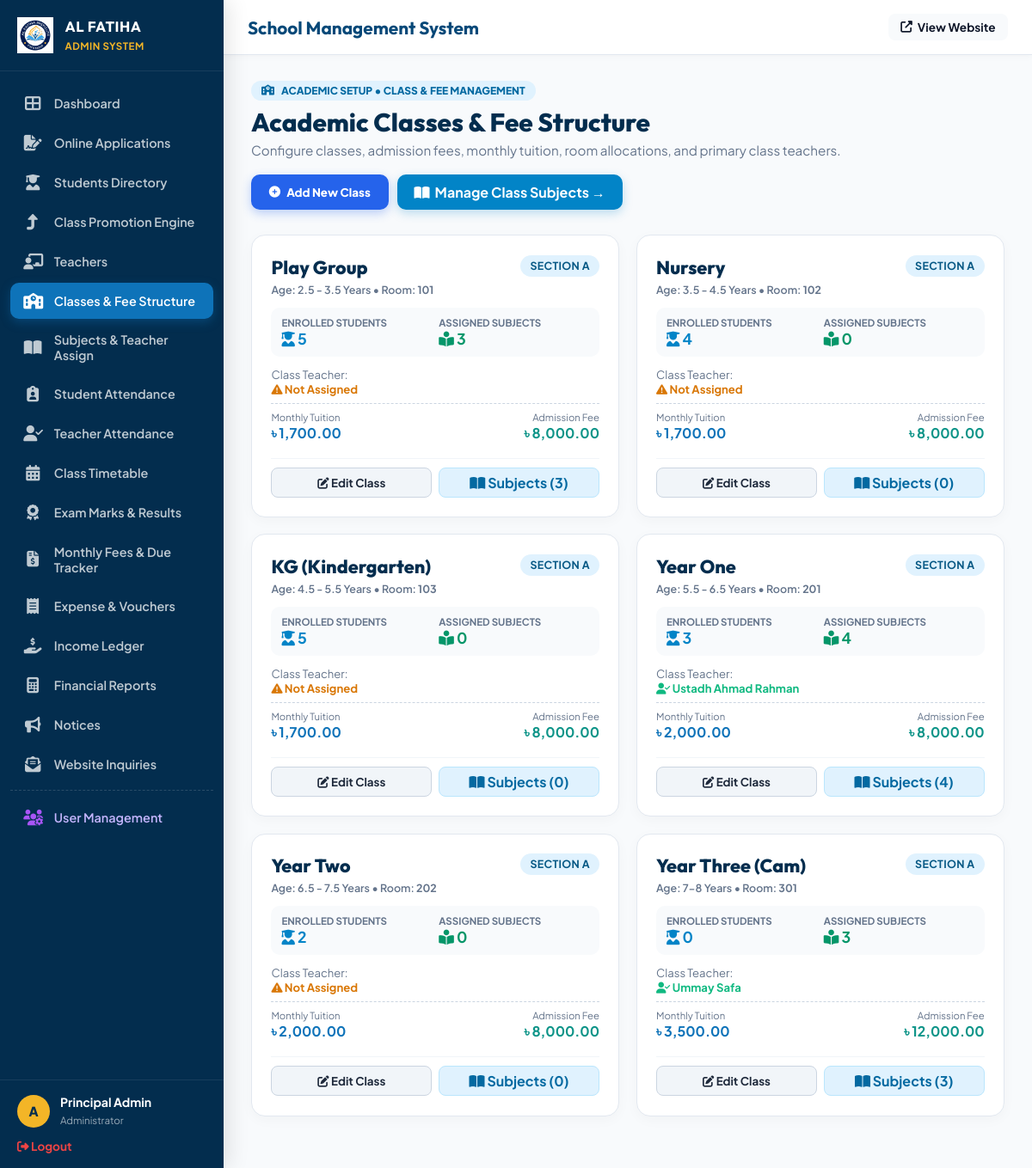
The page /admin/classes.php (signed in) on the database as committed earlier.
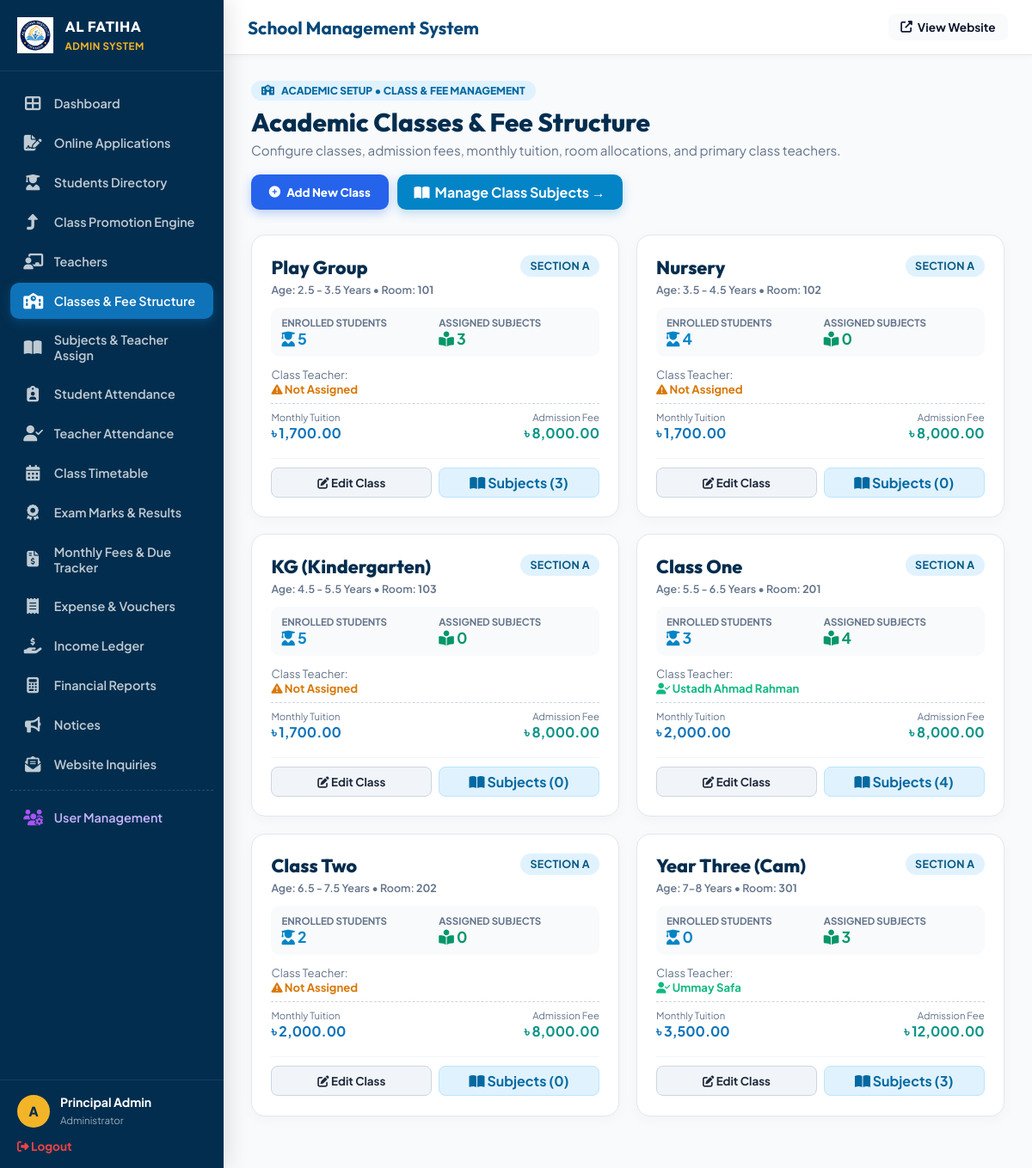
The same page on the database as committed later.
### tables this page shows
CREATE TABLE `classes` (
  `id` int(11) NOT NULL AUTO_INCREMENT,
  `class_name` varchar(50) NOT NULL,
  `age_group` varchar(50) NOT NULL,
  `section` varchar(10) DEFAULT 'A',
  `room_no` varchar(20) DEFAULT '101',
  `tuition_fee` decimal(10,2) NOT NULL DEFAULT 3500.00,
  `admission_fee` decimal(10,2) NOT NULL DEFAULT 8000.00,
  `book_kit_fee` decimal(10,2) NOT NULL DEFAULT 3500.00,
  `primary_teacher_id` int(11) DEFAULT NULL,
  `backup_teacher_id` int(11) DEFAULT NULL,
  PRIMARY KEY (`id`)
);

CREATE TABLE `teachers` (
  `id` int(11) NOT NULL AUTO_INCREMENT,
  `user_id` int(11) DEFAULT NULL,
  `teacher_code` varchar(20) NOT NULL,
  `full_name` varchar(100) NOT NULL,
  `qualification` varchar(150) NOT NULL,
  `specialty` varchar(100) NOT NULL,
  `email` varchar(100) NOT NULL,
  `phone` varchar(20) NOT NULL,
  `joining_date` date DEFAULT NULL,
  PRIMARY KEY (`id`),
  UNIQUE KEY `teacher_code` (`teacher_code`),
  KEY `user_id` (`user_id`),
  CONSTRAINT `teachers_ibfk_1` FOREIGN KEY (`user_id`) REFERENCES `users` (`id`) ON DELETE SET NULL
);

### includes/functions.php (called while the page is built, shortened)
<?php
function format_currency($amount) {
    return '৳ ' . number_format($amount, 2);
}

### admin/classes.php (the view, shortened to what the changed rows need)
<?php
require_once __DIR__ . '/layout.php';
$db = get_db_connection();
$classes = $db->query("
    SELECT c.*,
           COUNT(DISTINCT s.id) as student_count,
           COUNT(DISTINCT sub.id) as subject_count,
           pt.full_name as primary_teacher_name,
           bt.full_name as backup_teacher_name
    FROM classes c
    LEFT JOIN students s ON c.id = s.class_id AND s.status = 'Active'
    LEFT JOIN subjects sub ON c.id = sub.class_id
    LEFT JOIN teachers pt ON c.primary_teacher_id = pt.id
    LEFT JOIN teachers bt ON c.backup_teacher_id = bt.id
    GROUP BY c.id
    ORDER BY c.id ASC
")->fetchAll();
?>
<div style="display: flex; justify-content: space-between; align-items: center; flex-wrap: wrap; gap: 1.2rem; margin-bottom: 1.8rem;">
  <div>
    <h2 style="font-family: 'Outfit', sans-serif; color: var(--admin-deep-navy); margin: 0; font-size: 1.85rem; font-weight: 800;">
      Academic Classes &amp; Fee Structure
    </h2>
  </div>
</div>
<div style="display: grid; grid-template-columns: repeat(auto-fit, minmax(280px, 1fr)); gap: 1.2rem; margin-bottom: 2rem;">
  <?php foreach ($classes as $c): ?>
    <div style="background: #ffffff; border: 1.5px solid #e2e8f0; border-radius: 16px; padding: 1.4rem; box-shadow: 0 4px 15px rgba(0,0,0,0.03); display: flex; flex-direction: column; justify-content: space-between;">
      <div>
        <div style="display: flex; justify-content: space-between; align-items: flex-start; margin-bottom: 8px;">
          <div>
            <h3 style="margin: 0; font-family: 'Outfit', sans-serif; font-size: 1.35rem; color: var(--admin-deep-navy); font-weight: 800;">
              <?= htmlspecialchars($c['class_name']) ?>
            </h3>
            <span style="font-size: 0.78rem; color: var(--admin-text-muted); font-weight: 600;">
              Age: <?= htmlspecialchars($c['age_group']) ?> &bull; Room: <strong><?= htmlspecialchars($c['room_no'] ?: 'TBA') ?></strong>
            </span>
          </div>
          <span class="badge badge-info" style="font-weight: 700; font-size: 0.78rem;">Section <?= htmlspecialchars($c['section']) ?></span>
        </div>
        <div style="background: #f8fafc; border-radius: 10px; padding: 10px 12px; margin: 12px 0; display: grid; grid-template-columns: 1fr 1fr; gap: 8px; font-size: 0.85rem;">
          <div>
            <span style="color: #64748b; font-size: 0.72rem; text-transform: uppercase; font-weight: 700; display: block;">Enrolled Students</span>
            <strong style="color: #0284c7; font-size: 1.1rem;"><i class="fas fa-user-graduate"></i> <?= $c['student_count'] ?></strong>
          </div>
          <div>
            <span style="color: #64748b; font-size: 0.72rem; text-transform: uppercase; font-weight: 700; display: block;">Assigned Subjects</span>
            <strong style="color: #059669; font-size: 1.1rem;"><i class="fas fa-book-reader"></i> <?= $c['subject_count'] ?></strong>
          </div>
        </div>
        <div style="font-size: 0.82rem; margin-bottom: 8px;">
          <span style="color: #64748b;">Class Teacher:</span>
          <?php if ($c['primary_teacher_name']): ?>
            <strong style="color: #10b981; display: block;"><i class="fas fa-user-check"></i> <?= htmlspecialchars($c['primary_teacher_name']) ?></strong>
          <?php else: ?>
            <span style="color: #d97706; font-weight: 700; display: block;"><i class="fas fa-exclamation-triangle"></i> Not Assigned</span>
          <?php endif; ?>
        </div>
        <div style="display: flex; justify-content: space-between; border-top: 1px dashed #cbd5e1; padding-top: 8px; margin-top: 8px; font-size: 0.85rem;">
          <div>
            <small style="color: #64748b; display: block;">Monthly Tuition</small>
            <strong style="color: var(--admin-primary); font-size: 1rem;"><?= format_currency($c['tuition_fee']) ?></strong>
          </div>
          <div style="text-align: right;">
            <small style="color: #64748b; display: block;">Admission Fee</small>
            <strong style="color: #0d9488; font-size: 1rem;"><?= format_currency($c['admission_fee']) ?></strong>
          </div>
        </div>
      </div>
      <div style="display: flex; gap: 8px; margin-top: 1.2rem; border-top: 1px solid #f1f5f9; padding-top: 10px;">
        <button onclick="editClassConfig(<?= htmlspecialchars(json_encode($c)) ?>)" class="btn btn-sm" style="flex: 1; background: #f1f5f9; color: #1e293b; border: 1px solid #cbd5e1; font-weight: 700; border-radius: 8px; padding: 6px 10px; cursor: pointer;">
          <i class="fas fa-edit"></i> Edit Class
        </button>
        <a href="subjects.php?class_id=<?= $c['id'] ?>" class="btn btn-sm" style="flex: 1; background: #e0f2fe; color: #0369a1; border: 1px solid #bae6fd; font-weight: 700; border-radius: 8px; padding: 6px 10px; text-decoration: none; text-align: center;">
          <i class="fas fa-book-open"></i> Subjects (<?= $c['subject_count'] ?>)
        </a>
      </div>
    </div>
  <?php endforeach; ?>
</div>
<?php require_once __DIR__ . '/layout_footer.php'; ?>

Rows that differ between the two databases and show on the page:
changed classes "5.5 - 6.5 Years": class_name "Year One" → "Class One"
changed classes "6.5 - 7.5 Years": class_name "Year Two" → "Class Two"
